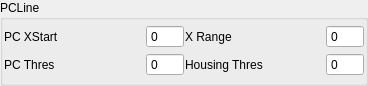
<?xml version="1.0" encoding="UTF-8"?>
<ui version="4.0">
 <class>PCLineWidget</class>
 <widget class="QWidget" name="PCLineWidget">
  <property name="geometry">
   <rect>
    <x>0</x>
    <y>0</y>
    <width>368</width>
    <height>86</height>
   </rect>
  </property>
  <property name="sizePolicy">
   <sizepolicy hsizetype="Minimum" vsizetype="Minimum">
    <horstretch>0</horstretch>
    <verstretch>0</verstretch>
   </sizepolicy>
  </property>
  <property name="windowTitle">
   <string>Form</string>
  </property>
  <layout class="QGridLayout" name="gridLayout_2">
   <property name="leftMargin">
    <number>0</number>
   </property>
   <property name="topMargin">
    <number>0</number>
   </property>
   <property name="rightMargin">
    <number>0</number>
   </property>
   <property name="bottomMargin">
    <number>0</number>
   </property>
   <property name="spacing">
    <number>0</number>
   </property>
   <item row="0" column="0">
    <widget class="QGroupBox" name="groupBox">
     <property name="sizePolicy">
      <sizepolicy hsizetype="Minimum" vsizetype="Minimum">
       <horstretch>0</horstretch>
       <verstretch>0</verstretch>
      </sizepolicy>
     </property>
     <property name="title">
      <string>PCLine</string>
     </property>
     <layout class="QGridLayout" name="gridLayout">
      <property name="leftMargin">
       <number>1</number>
      </property>
      <property name="topMargin">
       <number>1</number>
      </property>
      <property name="rightMargin">
       <number>1</number>
      </property>
      <property name="bottomMargin">
       <number>1</number>
      </property>
      <property name="spacing">
       <number>1</number>
      </property>
      <item row="1" column="2">
       <layout class="QHBoxLayout" name="horizontalLayout_6">
        <item>
         <widget class="QLabel" name="label_6">
          <property name="sizePolicy">
           <sizepolicy hsizetype="Minimum" vsizetype="Minimum">
            <horstretch>0</horstretch>
            <verstretch>0</verstretch>
           </sizepolicy>
          </property>
          <property name="text">
           <string>Housing Thres</string>
          </property>
         </widget>
        </item>
        <item>
         <spacer name="horizontalSpacer_4">
          <property name="orientation">
           <enum>Qt::Horizontal</enum>
          </property>
          <property name="sizeHint" stdset="0">
           <size>
            <width>40</width>
            <height>20</height>
           </size>
          </property>
         </spacer>
        </item>
        <item>
         <widget class="QSpinBox" name="spinHousingThres">
          <property name="buttonSymbols">
           <enum>QAbstractSpinBox::NoButtons</enum>
          </property>
          <property name="accelerated">
           <bool>false</bool>
          </property>
          <property name="maximum">
           <number>9999</number>
          </property>
         </widget>
        </item>
       </layout>
      </item>
      <item row="1" column="0">
       <layout class="QHBoxLayout" name="horizontalLayout_5">
        <item>
         <widget class="QLabel" name="label_5">
          <property name="sizePolicy">
           <sizepolicy hsizetype="Minimum" vsizetype="Minimum">
            <horstretch>0</horstretch>
            <verstretch>0</verstretch>
           </sizepolicy>
          </property>
          <property name="text">
           <string>PC Thres</string>
          </property>
         </widget>
        </item>
        <item>
         <spacer name="horizontalSpacer_2">
          <property name="orientation">
           <enum>Qt::Horizontal</enum>
          </property>
          <property name="sizeHint" stdset="0">
           <size>
            <width>40</width>
            <height>20</height>
           </size>
          </property>
         </spacer>
        </item>
        <item>
         <widget class="QSpinBox" name="spinPCThres">
          <property name="buttonSymbols">
           <enum>QAbstractSpinBox::NoButtons</enum>
          </property>
          <property name="accelerated">
           <bool>false</bool>
          </property>
          <property name="maximum">
           <number>9999</number>
          </property>
         </widget>
        </item>
       </layout>
      </item>
      <item row="0" column="0">
       <layout class="QVBoxLayout" name="verticalLayout">
        <item>
         <layout class="QHBoxLayout" name="horizontalLayout">
          <item>
           <widget class="QLabel" name="label">
            <property name="sizePolicy">
             <sizepolicy hsizetype="Minimum" vsizetype="Minimum">
              <horstretch>0</horstretch>
              <verstretch>0</verstretch>
             </sizepolicy>
            </property>
            <property name="text">
             <string>PC XStart</string>
            </property>
           </widget>
          </item>
          <item>
           <spacer name="horizontalSpacer_3">
            <property name="orientation">
             <enum>Qt::Horizontal</enum>
            </property>
            <property name="sizeHint" stdset="0">
             <size>
              <width>40</width>
              <height>20</height>
             </size>
            </property>
           </spacer>
          </item>
          <item>
           <widget class="QSpinBox" name="spinXStart">
            <property name="buttonSymbols">
             <enum>QAbstractSpinBox::NoButtons</enum>
            </property>
            <property name="accelerated">
             <bool>false</bool>
            </property>
            <property name="maximum">
             <number>9999</number>
            </property>
           </widget>
          </item>
         </layout>
        </item>
       </layout>
      </item>
      <item row="0" column="2">
       <layout class="QVBoxLayout" name="verticalLayout_2">
        <property name="spacing">
         <number>0</number>
        </property>
        <property name="leftMargin">
         <number>0</number>
        </property>
        <property name="topMargin">
         <number>0</number>
        </property>
        <property name="rightMargin">
         <number>0</number>
        </property>
        <property name="bottomMargin">
         <number>0</number>
        </property>
        <item>
         <layout class="QHBoxLayout" name="horizontalLayout_4">
          <item>
           <widget class="QLabel" name="label_4">
            <property name="sizePolicy">
             <sizepolicy hsizetype="Minimum" vsizetype="Minimum">
              <horstretch>0</horstretch>
              <verstretch>0</verstretch>
             </sizepolicy>
            </property>
            <property name="text">
             <string>X Range</string>
            </property>
           </widget>
          </item>
          <item>
           <spacer name="horizontalSpacer">
            <property name="orientation">
             <enum>Qt::Horizontal</enum>
            </property>
            <property name="sizeHint" stdset="0">
             <size>
              <width>40</width>
              <height>20</height>
             </size>
            </property>
           </spacer>
          </item>
          <item>
           <widget class="QSpinBox" name="spinXRange">
            <property name="buttonSymbols">
             <enum>QAbstractSpinBox::NoButtons</enum>
            </property>
            <property name="accelerated">
             <bool>false</bool>
            </property>
            <property name="maximum">
             <number>9999</number>
            </property>
           </widget>
          </item>
         </layout>
        </item>
       </layout>
      </item>
     </layout>
    </widget>
   </item>
  </layout>
 </widget>
 <resources/>
 <connections/>
</ui>
